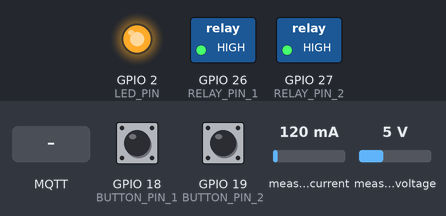
Recording of a sketch running on a simulated ESP32. Parts: switched loads named in the sketch (green lamp = pin HIGH), output pins drawn as LEDs (lit = HIGH). The test bench sets the inputs (shaded band); at power-on: GPIO 18 (BUTTON_PIN_1) HIGH, GPIO 19 (BUTTON_PIN_2) HIGH, measured current 120 mA, measured voltage 5 V. WiFi joins after 1.5 s; servers stay silent unless stated; random numbers use the default seed unless the sketch sets one; no MQTT or app messages arrive unless stated; not simulated (calls return 0 or success): secrets.h; names the files do not define were given values by the test bench: MQTT_PORT = 1883; what the sketch prints to the serial monitor is not drawn.

Above: at 2.7 s.
2.8 s: GPIO 18 (BUTTON_PIN_1) pulled LOW for 0.15 s
At 4.0 s:
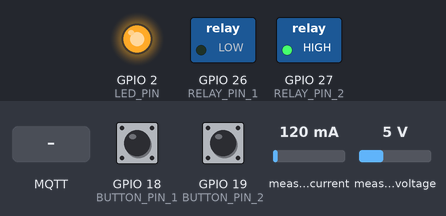
4.4 s: GPIO 19 (BUTTON_PIN_2) pulled LOW for 0.15 s
At 5.3 s:
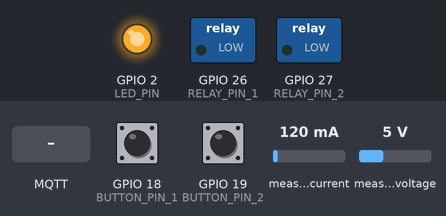
6.0 s: MQTT message "true" arrives on the first subscribed topic
At 7.1 s:
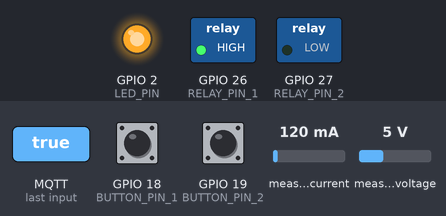
9.0 s: GPIO 18 (BUTTON_PIN_1) pulled LOW for 1 s
At 10.0 s:
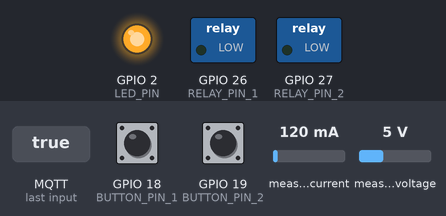
11.5 s: GPIO 18 (BUTTON_PIN_1) pulled LOW for 3.2 s
At 11.9 s:
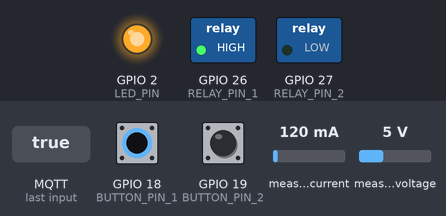
Timing chart, 0 to 14.5 s (numbered marks = the images above; inputs shaded):
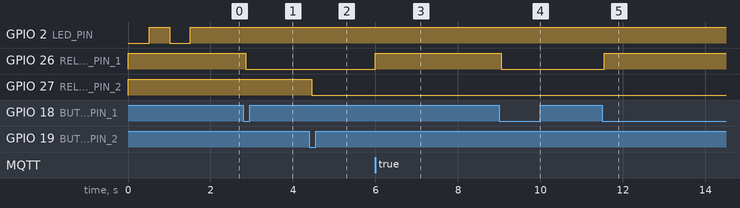

The sketch:

esp32_smart_meter.ino
```cpp
#include <WiFi.h>
#include <PubSubClient.h>
#include <ArduinoJson.h>
#include <ArduinoOTA.h>
#include <PZEM004Tv30.h>
#include <math.h>
#include <string.h>

#include "secrets.h"

const int RELAY_PIN_1 = 26;
const int RELAY_PIN_2 = 27;
const int BUTTON_PIN_1 = 18;
const int BUTTON_PIN_2 = 19;
const int LED_PIN = 2;
const int PZEM_RX_PIN = 16;
const int PZEM_TX_PIN = 17;
const unsigned long DEBOUNCE_MS = 50;

String TOPIC_TELEMETRY = String("smarthome/") + USER_ID + "/" + DEVICE_ID + "/telemetry";
String TOPIC_RELAY = String("smarthome/") + USER_ID + "/" + DEVICE_ID + "/relay";
String TOPIC_STATUS = String("smarthome/") + USER_ID + "/" + DEVICE_ID + "/status";
String TOPIC_HEARTBEAT = String("smarthome/") + USER_ID + "/" + DEVICE_ID + "/heartbeat";

PZEM004Tv30 pzem(Serial2, PZEM_RX_PIN, PZEM_TX_PIN);

bool relay1State = false;
bool relay2State = false;
bool lastButton1Reading = HIGH;
bool lastButton2Reading = HIGH;
bool button1State = HIGH;
bool button2State = HIGH;
unsigned long lastDebounce1 = 0;
unsigned long lastDebounce2 = 0;
unsigned long lastTelemetryTime = 0;
unsigned long lastHeartbeatTime = 0;

WiFiClient espClient;
PubSubClient mqttClient(espClient);

void publishRelayStatus() {
  if (!mqttClient.connected()) return;

  StaticJsonDocument<256> doc;
  doc["esp32Id"] = DEVICE_ID;
  doc["relay1"] = relay1State ? "ON" : "OFF";
  doc["relay2"] = relay2State ? "ON" : "OFF";
  String payload;
  serializeJson(doc, payload);
  mqttClient.publish(TOPIC_STATUS.c_str(), payload.c_str());
}

void setRelay1(bool on) {
  relay1State = on;
  digitalWrite(RELAY_PIN_1, relay1State ? LOW : HIGH);
  Serial.println("[Relay 1] " + String(relay1State ? "ON" : "OFF"));
}

void setRelay2(bool on) {
  relay2State = on;
  digitalWrite(RELAY_PIN_2, relay2State ? LOW : HIGH);
  Serial.println("[Relay 2] " + String(relay2State ? "ON" : "OFF"));
}

void setupWiFi() {
  delay(10);
  Serial.println("\n[WiFi] Connecting to: " + String(WIFI_SSID));
  WiFi.begin(WIFI_SSID, WIFI_PASS);

  int attempts = 0;
  while (WiFi.status() != WL_CONNECTED && attempts < 30) {
    delay(500);
    Serial.print(".");
    digitalWrite(LED_PIN, !digitalRead(LED_PIN));
    attempts++;
  }

  if (WiFi.status() == WL_CONNECTED) {
    Serial.println("\n[WiFi] Connected! IP: " + WiFi.localIP().toString());
    digitalWrite(LED_PIN, HIGH);
  } else {
    Serial.println("\n[WiFi] Failed to connect. Check credentials and use a 2.4GHz hotspot.");
    digitalWrite(LED_PIN, LOW);
  }
}

void mqttCallback(char* topic, byte* payload, unsigned int length) {
  String message;
  for (unsigned int i = 0; i < length; i++) message += (char)payload[i];
  Serial.println("[MQTT] " + String(topic) + " -> " + message);

  StaticJsonDocument<512> doc;
  if (deserializeJson(doc, message)) return;

  if (String(topic) != TOPIC_RELAY) return;

  const int relayNum = doc["relay"] | 1;
  const char* state = doc["state"] | "OFF";
  const bool newState = strcmp(state, "ON") == 0 || strcmp(state, "true") == 0 || doc["state"] == true;

  if (relayNum == 1) setRelay1(newState);
  else if (relayNum == 2) setRelay2(newState);
  else return;

  publishRelayStatus();
}

void reconnectMQTT() {
  while (WiFi.status() == WL_CONNECTED && !mqttClient.connected()) {
    Serial.print("[MQTT] Connecting...");
    String clientId = "ESP32_SmartHome_" + String(random(0xffff), HEX);
    const bool connected = MQTT_USER[0] == '\0'
                             ? mqttClient.connect(clientId.c_str())
                             : mqttClient.connect(clientId.c_str(), MQTT_USER, MQTT_PASS);

    if (connected) {
      Serial.println("Connected!");
      mqttClient.subscribe(TOPIC_RELAY.c_str());

      StaticJsonDocument<256> statusDoc;
      statusDoc["status"] = "online";
      statusDoc["rssi"] = WiFi.RSSI();
      statusDoc["hardware"] = "ESP32-WROOM-32";
      String statusPayload;
      serializeJson(statusDoc, statusPayload);
      mqttClient.publish(TOPIC_STATUS.c_str(), statusPayload.c_str());
      publishRelayStatus();
    } else {
      Serial.print("Failed, rc=");
      Serial.print(mqttClient.state());
      Serial.println(" Retrying in 5s...");
      delay(5000);
    }
  }
}

void handleButton(int pin, bool& lastReading, bool& stableState,
                  unsigned long& lastDebounceTime, int relayNumber) {
  const bool reading = digitalRead(pin);
  if (reading != lastReading) {
    lastDebounceTime = millis();
    lastReading = reading;
  }

  if (millis() - lastDebounceTime < DEBOUNCE_MS || reading == stableState) return;
  stableState = reading;
  if (stableState != LOW) return;

  if (relayNumber == 1) setRelay1(!relay1State);
  else setRelay2(!relay2State);
  publishRelayStatus();
}

void setup() {
  Serial.begin(115200);
  Serial.println("[SmartHome AI] Booting ESP32 2-socket node...");

  pinMode(RELAY_PIN_1, OUTPUT);
  pinMode(RELAY_PIN_2, OUTPUT);
  digitalWrite(RELAY_PIN_1, HIGH);
  digitalWrite(RELAY_PIN_2, HIGH);

  pinMode(BUTTON_PIN_1, INPUT_PULLUP);
  pinMode(BUTTON_PIN_2, INPUT_PULLUP);
  pinMode(LED_PIN, OUTPUT);
  digitalWrite(LED_PIN, LOW);

  setupWiFi();

  if (!mqttClient.setBufferSize(512)) {
    Serial.println("[MQTT] Failed to allocate telemetry packet buffer.");
  }
  mqttClient.setServer(MQTT_BROKER, MQTT_PORT);
  mqttClient.setCallback(mqttCallback);
  ArduinoOTA.setHostname("esp32-smarthome-node");
  ArduinoOTA.begin();
}

void loop() {
  if (WiFi.status() != WL_CONNECTED) setupWiFi();
  if (!mqttClient.connected()) reconnectMQTT();
  mqttClient.loop();
  ArduinoOTA.handle();

  handleButton(BUTTON_PIN_1, lastButton1Reading, button1State, lastDebounce1, 1);
  handleButton(BUTTON_PIN_2, lastButton2Reading, button2State, lastDebounce2, 2);

  const unsigned long now = millis();
  if (mqttClient.connected() && now - lastTelemetryTime >= 2000) {
    lastTelemetryTime = now;

    const float voltageV = pzem.voltage();
    const float currentA = pzem.current();
    const float powerW = pzem.power();
    const float energyKWh = pzem.energy();
    const float frequencyHz = pzem.frequency();
    const float powerFactor = pzem.pf();
    const bool pzemConnected = isfinite(voltageV) && isfinite(currentA) && isfinite(powerW) && isfinite(energyKWh) && isfinite(frequencyHz) && isfinite(powerFactor);

    Serial.printf(
      "[PZEM] voltage=%.2f V, current=%.3f A, power=%.2f W, energy=%.3f kWh, frequency=%.2f Hz, factor=%.2f, valid=%s\n",
      voltageV,
      currentA,
      powerW,
      energyKWh,
      frequencyHz,
      powerFactor,
      pzemConnected ? "yes" : "no"
    );

    StaticJsonDocument<512> doc;
    doc["esp32Id"] = DEVICE_ID;
    doc["relayState"] = relay1State;
    doc["relay1"] = relay1State;
    doc["relay2"] = relay2State;
    doc["pzemConnected"] = pzemConnected;
    if (pzemConnected) {
      doc["voltageV"] = voltageV;
      doc["currentA"] = currentA;
      doc["powerW"] = powerW;
      doc["energyKWh"] = energyKWh;
      doc["powerFactor"] = powerFactor;
      doc["frequencyHz"] = frequencyHz;
    }
    doc["timestamp"] = now;

    String telemetryPayload;
    serializeJson(doc, telemetryPayload);
    const bool published = mqttClient.publish(TOPIC_TELEMETRY.c_str(), telemetryPayload.c_str());
    if (published) {
      Serial.println("[MQTT] Telemetry publish: accepted by client.");
    } else {
      Serial.printf(
        "[MQTT] Telemetry publish rejected (connected=%s, payload=%u bytes, state=%d).\n",
        mqttClient.connected() ? "yes" : "no",
        static_cast<unsigned int>(telemetryPayload.length()),
        mqttClient.state()
      );
    }
  }

  if (mqttClient.connected() && now - lastHeartbeatTime >= 30000) {
    lastHeartbeatTime = now;
    mqttClient.publish(TOPIC_HEARTBEAT.c_str(), "{\"status\":\"alive\"}");
  }
}
```

Measured:
- after the input at 2.8 s, GPIO 26 (RELAY_PIN_1): HIGH → LOW after 0.05 s
- after the input at 4.4 s, GPIO 27 (RELAY_PIN_2): HIGH → LOW after 0.05 s
- after the input at 6.0 s, GPIO 26 (RELAY_PIN_1): LOW → HIGH at once
- after the input at 9.0 s, GPIO 26 (RELAY_PIN_1): HIGH → LOW after 0.05 s
- after the input at 11.5 s, GPIO 26 (RELAY_PIN_1): LOW → HIGH after 0.05 s
